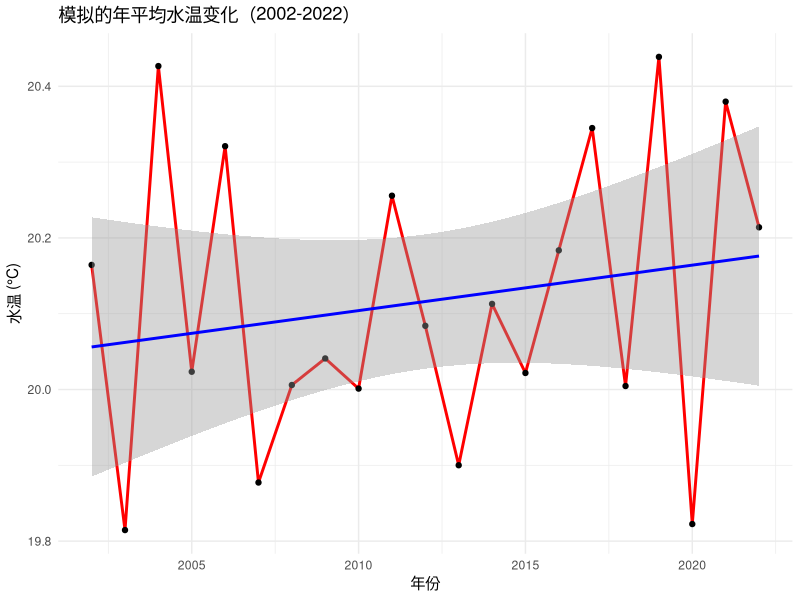

R code for this plot:
## ---- chunk 1
# 加载包
library(tidyverse)
library(lubridate)

# 生成模拟数据（与论文数据范围一致）
set.seed(123)
dates <- seq.Date(as.Date("2002-01-01"), as.Date("2022-12-31"), by = "day")
n <- length(dates)
df <- data.frame(
  Date = dates,
  Temperature = rnorm(n, 20, 5) + 0.01 * (1:n) / 365,  # 加入微弱上升趋势
  Salinity = rnorm(n, 30, 2),
  DO = rnorm(n, 6, 1),
  pH = rnorm(n, 7.5, 0.3)
)
## ---- chunk 2
# 计算年平均
annual <- df %>%
  mutate(Year = year(Date)) %>%
  group_by(Year) %>%
  summarise(across(Temperature:pH, mean, na.rm = TRUE))

# 查看前5年数据
head(annual)
## ---- chunk 3
# 水温趋势回归
lm_temp <- lm(Temperature ~ Year, data = annual)
summary(lm_temp)
## ---- chunk 4
# 绘制年平均水温变化及回归线
ggplot(annual, aes(Year, Temperature)) +
  geom_line(color = "red", size = 1) +
  geom_point() +
  geom_smooth(method = "lm", se = TRUE, color = "blue") +
  labs(title = "模拟的年平均水温变化（2002-2022）",
       y = "水温 (°C)", x = "年份") +
  theme_minimal()
